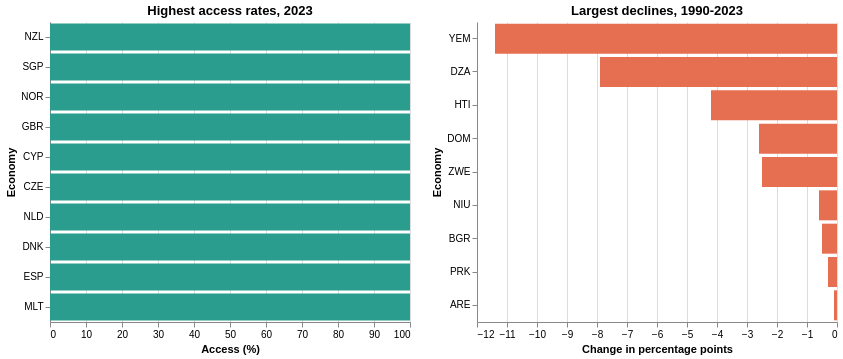

Here is the notebook cell this chart was saved with:
### Code cell
# Exploratory summary: coverage, latest values, and long-run change
analysis_df = clean_df[['REF_AREA', 'TIME_PERIOD', 'OBS_VALUE']].copy()
analysis_df['TIME_PERIOD'] = pd.to_numeric(analysis_df['TIME_PERIOD'], errors='coerce')
analysis_df['OBS_VALUE'] = pd.to_numeric(analysis_df['OBS_VALUE'], errors='coerce')

latest_year = int(analysis_df['TIME_PERIOD'].max())
baseline_year = int(analysis_df['TIME_PERIOD'].min())
coverage = (
    analysis_df.groupby('REF_AREA')['TIME_PERIOD']
    .agg(first_year='min', last_year='max', observations='count')
    .sort_values(['last_year', 'observations'], ascending=False)
)

latest = (
    analysis_df.loc[analysis_df['TIME_PERIOD'].eq(latest_year)]
    .sort_values('OBS_VALUE', ascending=False)
)
baseline = analysis_df.loc[analysis_df['TIME_PERIOD'].eq(baseline_year), ['REF_AREA', 'OBS_VALUE']]
changes = latest[['REF_AREA', 'OBS_VALUE']].merge(
    baseline,
    on='REF_AREA',
    how='inner',
    suffixes=('_latest', '_baseline'),
)
changes['change_pp'] = changes['OBS_VALUE_latest'] - changes['OBS_VALUE_baseline']

print(f'Years available: {baseline_year}-{latest_year}')
print(f'Latest-year observations: {len(latest):,}')
print(f'Unique economies: {analysis_df["REF_AREA"].nunique():,}')
print(f'Complete {baseline_year}-{latest_year} coverage: {len(changes):,} economies')
print('\nLatest-year distribution:')
print(latest['OBS_VALUE'].describe().round(2).to_string())

print(f'\nLowest access values in {latest_year}:')
display(latest[['REF_AREA', 'OBS_VALUE']].tail(10).sort_values('OBS_VALUE'))

print(f'\nHighest access values in {latest_year}:')
display(latest[['REF_AREA', 'OBS_VALUE']].head(10))

print(f'\nLargest changes from {baseline_year} to {latest_year}:')
display(changes.sort_values('change_pp', ascending=False).head(10))

print(f'\nLargest declines from {baseline_year} to {latest_year}:')
display(changes.sort_values('change_pp').head(10))

latest_chart = (
    alt.Chart(latest.head(10))
    .mark_bar(color='#2a9d8f')
    .encode(
        x=alt.X('OBS_VALUE:Q', title='Access (%)'),
        y=alt.Y('REF_AREA:N', sort='-x', title='Economy'),
        tooltip=[
            alt.Tooltip('REF_AREA:N', title='Economy'),
            alt.Tooltip('OBS_VALUE:Q', title='Access (%)', format='.1f'),
        ],
    )
    .properties(width=360, height=300, title=f'Highest access rates, {latest_year}')
)

declines = changes.loc[changes['change_pp'] < 0].sort_values('change_pp').head(10)
decline_chart = (
    alt.Chart(declines)
    .mark_bar(color='#e76f51')
    .encode(
        x=alt.X('change_pp:Q', title='Change in percentage points'),
        y=alt.Y('REF_AREA:N', sort='x', title='Economy'),
        tooltip=[
            alt.Tooltip('REF_AREA:N', title='Economy'),
            alt.Tooltip('change_pp:Q', title='Change (pp)', format='.1f'),
        ],
    )
    .properties(width=360, height=300, title=f'Largest declines, {baseline_year}-{latest_year}')
)

display(
    alt.hconcat(latest_chart, decline_chart)
    .resolve_scale(y='independent')
    .configure_view(stroke=None)
)

### Figure 1 — Vega-Lite specification as saved in the notebook (floating-point values rounded to 4 significant figures)
{"config": {"view": {"continuousWidth": 300, "continuousHeight": 300, "stroke": null}}, "hconcat": [{"data": {"name": "data-2d9b61c1501c477222e52d65741ebe89"}, "mark": {"type": "bar", "color": "#2a9d8f"}, "encoding": {"tooltip": [{"field": "REF_AREA", "title": "Economy", "type": "nominal"}, {"field": "OBS_VALUE", "format": ".1f", "title": "Access (%)", "type": "quantitative"}], "x": {"field": "OBS_VALUE", "title": "Access (%)", "type": "quantitative"}, "y": {"field": "REF_AREA", "sort": "-x", "title": "Economy", "type": "nominal"}}, "height": 300, "title": "Highest access rates, 2023", "width": 360}, {"data": {"name": "data-d2d4fc27654e8eba4e91882b951e9b34"}, "mark": {"type": "bar", "color": "#e76f51"}, "encoding": {"tooltip": [{"field": "REF_AREA", "title": "Economy", "type": "nominal"}, {"field": "change_pp", "format": ".1f", "title": "Change (pp)", "type": "quantitative"}], "x": {"field": "change_pp", "title": "Change in percentage points", "type": "quantitative"}, "y": {"field": "REF_AREA", "sort": "x", "title": "Economy", "type": "nominal"}}, "height": 300, "title": "Largest declines, 1990-2023", "width": 360}], "resolve": {"scale": {"y": "independent"}}, "$schema": "https://vega.github.io/schema/vega-lite/v6.4.1.json", "datasets": {"data-2d9b61c1501c477222e52d65741ebe89": [{"REF_AREA": "NZL", "TIME_PERIOD": 2023, "OBS_VALUE": 100.0}, {"REF_AREA": "SGP", "TIME_PERIOD": 2023, "OBS_VALUE": 100.0}, {"REF_AREA": "NOR", "TIME_PERIOD": 2023, "OBS_VALUE": 100.0}, {"REF_AREA": "GBR", "TIME_PERIOD": 2023, "OBS_VALUE": 100.0}, {"REF_AREA": "CYP", "TIME_PERIOD": 2023, "OBS_VALUE": 100.0}, {"REF_AREA": "CZE", "TIME_PERIOD": 2023, "OBS_VALUE": 100.0}, {"REF_AREA": "NLD", "TIME_PERIOD": 2023, "OBS_VALUE": 100.0}, {"REF_AREA": "DNK", "TIME_PERIOD": 2023, "OBS_VALUE": 100.0}, {"REF_AREA": "ESP", "TIME_PERIOD": 2023, "OBS_VALUE": 100.0}, {"REF_AREA": "MLT", "TIME_PERIOD": 2023, "OBS_VALUE": 100.0}], "data-d2d4fc27654e8eba4e91882b951e9b34": [{"REF_AREA": "YEM", "OBS_VALUE_latest": 54.9, "OBS_VALUE_baseline": 66.3, "change_pp": -11.4}, {"REF_AREA": "DZA", "OBS_VALUE_latest": 83.6, "OBS_VALUE_baseline": 91.5, "change_pp": -7.9}, {"REF_AREA": "HTI", "OBS_VALUE_latest": 57.7, "OBS_VALUE_baseline": 61.9, "change_pp": -4.2}, {"REF_AREA": "DOM", "OBS_VALUE_latest": 84.7, "OBS_VALUE_baseline": 87.3, "change_pp": -2.6}, {"REF_AREA": "ZWE", "OBS_VALUE_latest": 76.9, "OBS_VALUE_baseline": 79.4, "change_pp": -2.5}, {"REF_AREA": "NIU", "OBS_VALUE_latest": 98.5, "OBS_VALUE_baseline": 99.1, "change_pp": -0.6}, {"REF_AREA": "BGR", "OBS_VALUE_latest": 99.4, "OBS_VALUE_baseline": 99.9, "change_pp": -0.5}, {"REF_AREA": "PRK", "OBS_VALUE_latest": 99.7, "OBS_VALUE_baseline": 100.0, "change_pp": -0.3}, {"REF_AREA": "ARE", "OBS_VALUE_latest": 99.6, "OBS_VALUE_baseline": 99.7, "change_pp": -0.1}]}}
